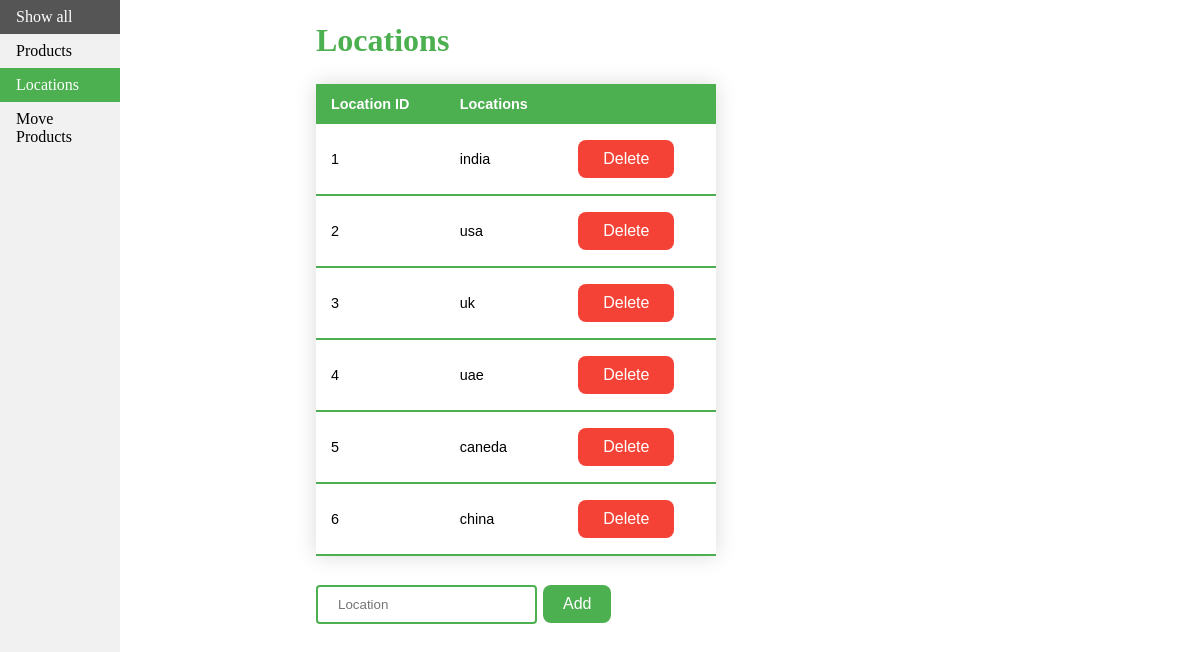
/locations, run on the app's committed database.
### app.py (models this page shows, shortened)
class Locations(db.Model):
    id = db.Column(db.Integer, primary_key=True)
    name = db.Column(db.String(100), unique=True, nullable=False)

### app.py (the view)
@app.route('/locations')
def locations_view():
    return render_template('locations.html', locations = Locations.query.all() )

### templates/locations.html (shortened to what this page needs)
<!DOCTYPE html>
<html>
<head>
    <link rel='stylesheet' type='text/css' media='screen' href="{{ url_for('static', filename='main.css') }}">
</head>
<body>
    <ul>
        <li><a href="/">Show all</a></li>
        <li><a href="/products">Products</a></li>
        <li><a class="active" href="/locations">Locations</a></li>
        <li><a href="/moveproduct">Move Products</a></li>
      </ul>
      <div style="margin-left:25%;padding:1px 16px;height:1000px;">
        <h1>Locations</h1>
        <table class="styled-table">
            <thead>
                <tr>
                    <th>Location ID</th>
                    <th>Locations</th>
                    <th></th>
                </tr>
            </thead>
            {% for location in locations %}
            <tbody>
                <tr>
                    <td>{{ location.id }}</td>
                    <td class="active-row">{{ location.name }}</td>
                    <td>
                        <a href="{{ url_for('deleteLocation', loc_id=location.id ) }}">
                            <button class="deletebutton" value= "delete" >Delete</button><br>
                        </a>
                    </td>
                </tr>
            {% endfor %}
            </tbody>
        </table>
        <form action="/add_loc" method="POST">
            <input name="name" type="text" placeholder="Location">
            <input class="button" type="submit" value="Add">
        </form>
    </div>
</body>
</html>

### static/main.css (style rules this page uses)
body { margin: 0; }
ul { list-style-type: none; margin: 0; padding: 0; width: 10%; background-color: #f1f1f1; height: 100%; position: fixed; overflow: auto; }
li a { display: block; color: #000; padding: 8px 16px; text-decoration: none; }
.active { background-color: #4CAF50; color: white; }
.button { background-color: #4CAF50; border: none; border-radius: 8px; color: white; padding: 10px 20px; text-align: center; text-decoration: none; display: inline-block; font-size: 16px; margin: 4px 2px; cursor: pointer; }
.deletebutton { background-color: #f44336; border: none; border-radius: 8px; color: white; padding: 10px 25px; text-align: center; text-decoration: none; display: inline-block; font-size: 16px; margin: 4px 2px; cursor: pointer; }
input[type=text], input[type=number] { border: 2px solid #4CAF50; padding: 10px 20px; border-radius: 4px; }
h1 { color: #4CAF50; }
.styled-table { border-collapse: collapse; margin: 25px 0; font-size: 0.9em; font-family: sans-serif; min-width: 400px; box-shadow: 0 0 20px rgba(0, 0, 0, 0.15); }
.styled-table thead tr { background-color: #4CAF50; color: #ffffff; text-align: left; }
.styled-table th, .styled-table td { padding: 12px 15px; }
.styled-table tbody tr { border-bottom: 1px solid #dddddd; }
.styled-table tbody tr:last-of-type { border-bottom: 2px solid #4CAF50; }

### data on the page
Locations: id "1", name "india"
Locations: id "2", name "usa"
Locations: id "3", name "uk"
Locations: id "4", name "uae"
Locations: id "5", name "caneda"
Locations: id "6", name "china"
